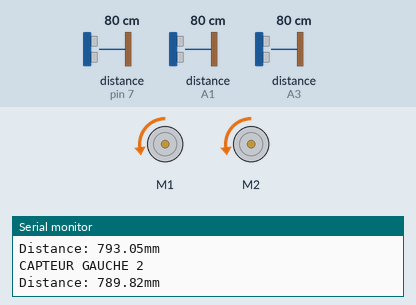
A sketch run on a simulated Arduino Uno, built with avr-gcc and run on an emulated ATmega328P. On the bench: 2 × DC motor (green arrow = forward, orange = backward, longer = faster), the last lines printed to the serial monitor. Wiring (inferred from the names in the program): 3 × ultrasonic range finder: trigger pin 4, echo pin 7 / trigger A0, echo A1 / trigger A2, echo A3. The test bench sets the inputs (shaded band); at power-on: distance to the obstacle (sensors on A1, pin 7, A3) 80 cm. The echo pulse lasts 58.3 µs per cm.

Above: at 8.2 s.
8.3 s: distance to the obstacle (sensor on A1) set to 60 cm
At 14.9 s:
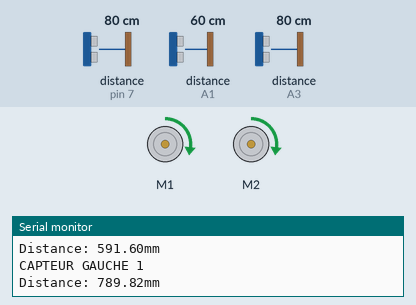
Timing chart, 0 to 21.1 s (numbered marks = the images above; inputs shaded):
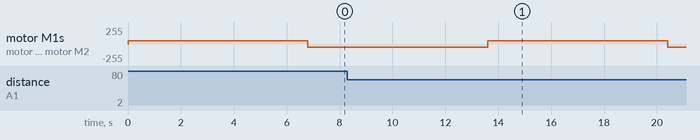

The sketch:

motor_capt.ino
```cpp
#include <Wire.h>
#include <Adafruit_MotorShield.h>

//moteur
// Create the motor shield object with the default I2C address
Adafruit_MotorShield AFMS = Adafruit_MotorShield();
// Or, create it with a different I2C address (say for stacking)
// Adafruit_MotorShield AFMS = Adafruit_MotorShield(0x61);

// Select which 'port' M1, M2, M3 or M4. In this case, M1 and M2
Adafruit_DCMotor *myMotor = AFMS.getMotor(1);
Adafruit_DCMotor *myMotor2 = AFMS.getMotor(2);
int tick=0;


// On initialise les broches trigger et echo
// capteur de devant
const byte TRIGGER_PIN_AVANT = A0; // Broche TRIGGER
const byte ECHO_PIN_AVANT = A1;    // Broche ECHO
// capteur de gauche
const byte TRIGGER_PIN_GAUCHE = A2; // Broche TRIGGER
const byte ECHO_PIN_GAUCHE = A3;    // Broche ECHO
// capteur de droite
const byte TRIGGER_PIN_DROITE = 4; // Broche TRIGGER
const byte ECHO_PIN_DROITE = 7;    // Broche ECHO

// Vitesse du son  en mm/us
const float VITESSE_SON = 340.0 / 1000;

// Constantes pour le timeout
const unsigned long TIMEOUT = 13000UL; // 13ms = ~4m à 340m/s

float calculDistance(byte TRIGGER_PIN, byte ECHO_PIN){
  //on lance le calcul de distance en envoyant une impulsion de niveau haut de 10µs sur  TRIGGER
  pinMode(TRIGGER_PIN, OUTPUT);
  digitalWrite(TRIGGER_PIN, HIGH);
  delayMicroseconds(10);
  digitalWrite(TRIGGER_PIN, LOW);


  //on mesure le temps entre l'envoi de l'impulsion  et son renvoi si un obstacle existe
  long mesure_envoi_reception = pulseIn(ECHO_PIN, HIGH, TIMEOUT);

  //Calcul de la distance en mm
  float distance = mesure_envoi_reception / 2.0 * VITESSE_SON;

  Serial.print(F("Distance: "));
  Serial.print(distance);
  Serial.print(F("mm"));
   Serial.println(" ");


  //Délai pour ne pas spamer l'affichage des résultats
  delay(750);

  }

void setup() {

  Serial.begin(115200);           // set up Serial library at 9600 bps
   while(!Serial);
  Serial.println("Adafruit Motorshield v2 - DC Motor test!");

  AFMS.begin();  // create with the default frequency 1.6KHz
  //AFMS.begin(1000);  // OR with a different frequency, say 1KHz

  // Set the speed to start, from 0 (off) to 255 (max speed)
  myMotor->setSpeed(150);
  myMotor->run(FORWARD);
  myMotor2->setSpeed(150);
  myMotor2->run(FORWARD);
  // turn on motor
  myMotor->run(RELEASE);
  myMotor2->run(RELEASE);


}

void loop() {


  uint8_t i;

  myMotor->setSpeed(50);
  myMotor2->setSpeed(50);

  Serial.println("AVANT");
  while(tick<3){
    myMotor->run(FORWARD);
    myMotor2->run(FORWARD);
    tick++;
    Serial.println("CAPTEUR AVANT 1");
    calculDistance(TRIGGER_PIN_AVANT, ECHO_PIN_AVANT);
    Serial.println("CAPTEUR GAUCHE 1");
    calculDistance(TRIGGER_PIN_GAUCHE, ECHO_PIN_GAUCHE);
    Serial.println("CAPTEUR DROITE 1");
    calculDistance(TRIGGER_PIN_DROITE, ECHO_PIN_DROITE);

  }

  Serial.println("ARRIERE");
  while(tick>0){
    myMotor->run(BACKWARD);
    myMotor2->run(BACKWARD);
    tick--;
   Serial.println("CAPTEUR AVANT 2");
   calculDistance(TRIGGER_PIN_AVANT, ECHO_PIN_AVANT);
   Serial.println("CAPTEUR GAUCHE 2");
   calculDistance(TRIGGER_PIN_GAUCHE, ECHO_PIN_GAUCHE);
   Serial.println("CAPTEUR DROITE 2");
   calculDistance(TRIGGER_PIN_DROITE, ECHO_PIN_DROITE);

  }

}
```
